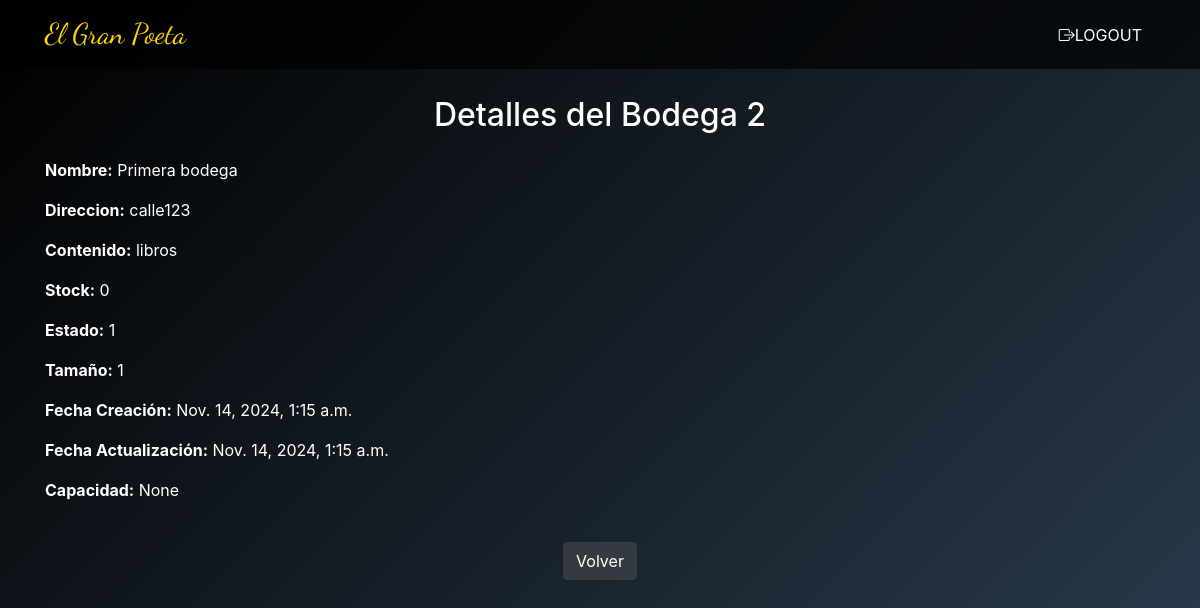
Page /Bodegas/bodegas_detail/2/ on the committed database.
### Bodegas/models.py (models this page shows, shortened)
class Bodega(models.Model):
    nombre = models.TextField(max_length=200)
    direction = models.TextField(max_length=100)
    tipo_de_contenido = models.CharField(max_length=100)
    capacidad = models.PositiveIntegerField(null=True, blank=True)
    estado = models.PositiveIntegerField(null=True, blank=True)
    nivel_stock = models.IntegerField(default=0)
    tamaño_bodega = models.PositiveIntegerField(null=True, blank=True)
    bodega_origen = models.CharField(max_length=100, null=True, blank=True)
    bodega_destino = models.CharField(max_length=100, null=True, blank=True)
    created_at = models.DateTimeField(auto_now_add=True)
    updated_at = models.DateTimeField(auto_now=True)

### Bodegas/views.py (the view)
# urls.py: path('bodegas_detail/<int:pk>/', BodegasDetailView.as_view(), name='bodegas_detail'),
class BodegasDetailView(DetailView):
    model = Bodega
    template_name = 'Bodegas/bodegas_detail.html'
    context_object_name = 'bodega'

### Bodegas/templates/bodegas/bodegas_detail.html
{% extends 'Libreria/Base_modulos.html' %}
{% block content %}
<body>
{% if bodega %}
    <h2 class="text-center mb-4 font-family: 'Lora', serif; text-white">Detalles del Bodega {{ bodega.id }}</h2>
    <div class="row">
        <div class="col-md-8 text-white">
            <p><b>Nombre:</b> {{ bodega.nombre }}</p>
            <p><b>Direccion:</b> {{ bodega.direction }}</p>
            <p><b>Contenido:</b> {{ bodega.tipo_de_contenido }}</p>
            <p><b>Stock:</b> {{ bodega.nivel_stock }}</p>
            <p><b>Estado:</b> {{ bodega.estado }}</p>
            <p><b>Tamaño:</b> {{ bodega.tamaño_bodega }}</p>
            <p><b>Fecha Creación:</b> {{ bodega.created_at }}</p>
            <p><b>Fecha Actualización:</b> {{ bodega.updated_at }}</p>
            <p><b>Capacidad:</b> {{ bodega.capacidad }}</p>
        </div>
    </div>
        {% else %}
            <h2 class="text-center text-danger">Libro no encontrado</h2>
        {% endif %}
            <div class="text-center mt-4">
                <a class="btn btn-dark" href="{% url 'bodegas_list' %}">Volver</a>
            </div>
</body>
{% endblock %}

### Libreria/static/Libreria/css/style_base_libros.css (style rules this page uses)
body { background: linear-gradient(135deg, #000000 0%, #2C3E50 100%); min-height: 100vh; display: flex; flex-direction: column; }

### Editoriales/static/Editoriales/css/formStyle.css (style rules this page uses)
h2 { color: #ffd700; }

### rows in the picture
Bodega: id "2", nombre "Primera bodega", direction "calle123", tipo_de_contenido "libros", nivel_stock "0", estado "1", tamaño_bodega "1", created_at "Nov. 14, 2024, 1:15 a.m.", updated_at "Nov. 14, 2024, 1:15 a.m.", capacidad "None"
